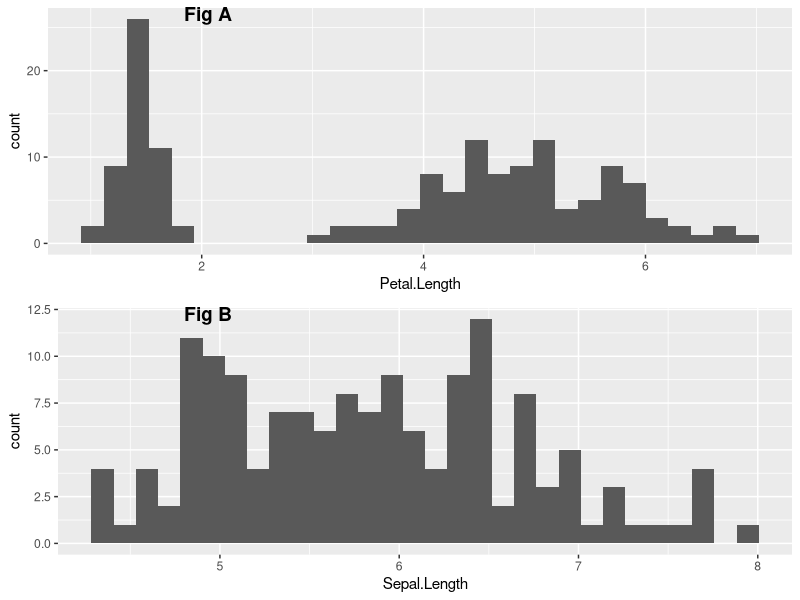

This figure's R source:
#installing the required library
#install.packages('cowplot')


#loading the required libraries
library(cowplot)
library(ggplot2)

#building the first plot

plot_histogram_SL <- ggplot(iris) + 
  geom_histogram(aes(Sepal.Length))

#building the second plot

plot_histogram_PL <- ggplot(iris) + 
  geom_histogram(aes(Petal.Length))

#Arranging Multiple Plots

plot_grid(plot_histogram_PL,
          plot_histogram_SL,
          labels = c('Fig A','Fig B'),
          label_x = 0.2,
          nrow = 2)


